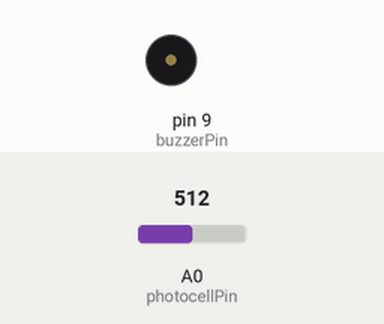
The sketch below on a simulated Arduino Uno, built with avr-gcc and run on an emulated ATmega328P. Parts: buzzer (waves = sounding). Inputs (shaded band) come from the test bench; at power-on: A0 (photocellPin) = 512.

Above: at 1.8 s.
1.9 s: A0 (photocellPin) set to 0
At 3.2 s:
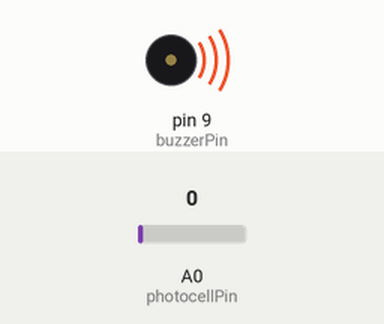
3.6 s: A0 (photocellPin) set to 11
At 4.1 s:
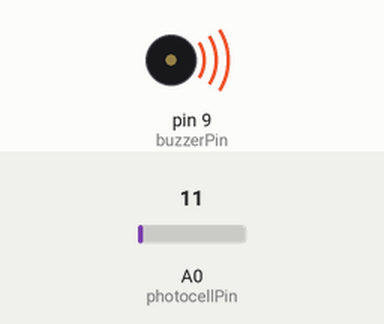
5.1 s: A0 (photocellPin) set to 14
At 6.5 s:
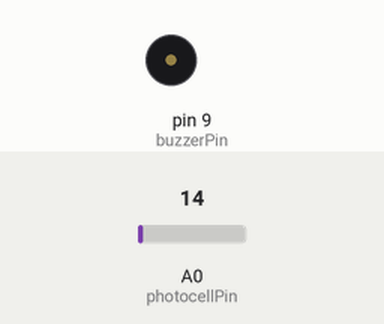
Timing chart, 0 to 8.1 s (numbered marks = the images above; inputs shaded):
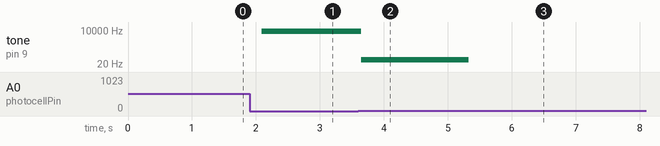

The sketch:

Controlling_Buzzer_by_Photoresistor.ino
```cpp
/*************************
 * name:Controlling Buzzer by Photoresistor
 * function: if you place the photoresistor in a dark environment, the buzzer will beep sharply; if you shine a flashlight on the photoresistor, the buzzer beeping will slow down.
 ****************************/
//Email:support@sunfounder.com
//Website:www.sunfounder.com

/*******************************/
const int photocellPin = A0;  //photocell attach to
int sensorValue = 0;        // value read from the sensor
const int buzzerPin = 9;  //buzzer attach to

void setup()
{
  pinMode(buzzerPin, OUTPUT);  //initialize buzzer as an output
}
void loop()
{
  sensorValue = analogRead(photocellPin); //read the value of A0
  digitalWrite(buzzerPin, HIGH); //
  delay(sensorValue);  //wait for a while,and the delay time depend on the sensorValue
  digitalWrite(buzzerPin, LOW);
  delay(sensorValue);
}
```

Measured:
- the behaviour switches between 13 and 14 on A0 (photocellPin) (found by bisection; images 2 and 3)
- after the input at 1.9 s, tone on pin 9 (buzzerPin): silent → 7951 Hz after 0.19 s
- after the input at 3.6 s, tone on pin 9 (buzzerPin): 7951 Hz → 45 Hz after 0.05 s
- after the input at 5.1 s, tone on pin 9 (buzzerPin): 45 Hz → silent after 0.23 s
